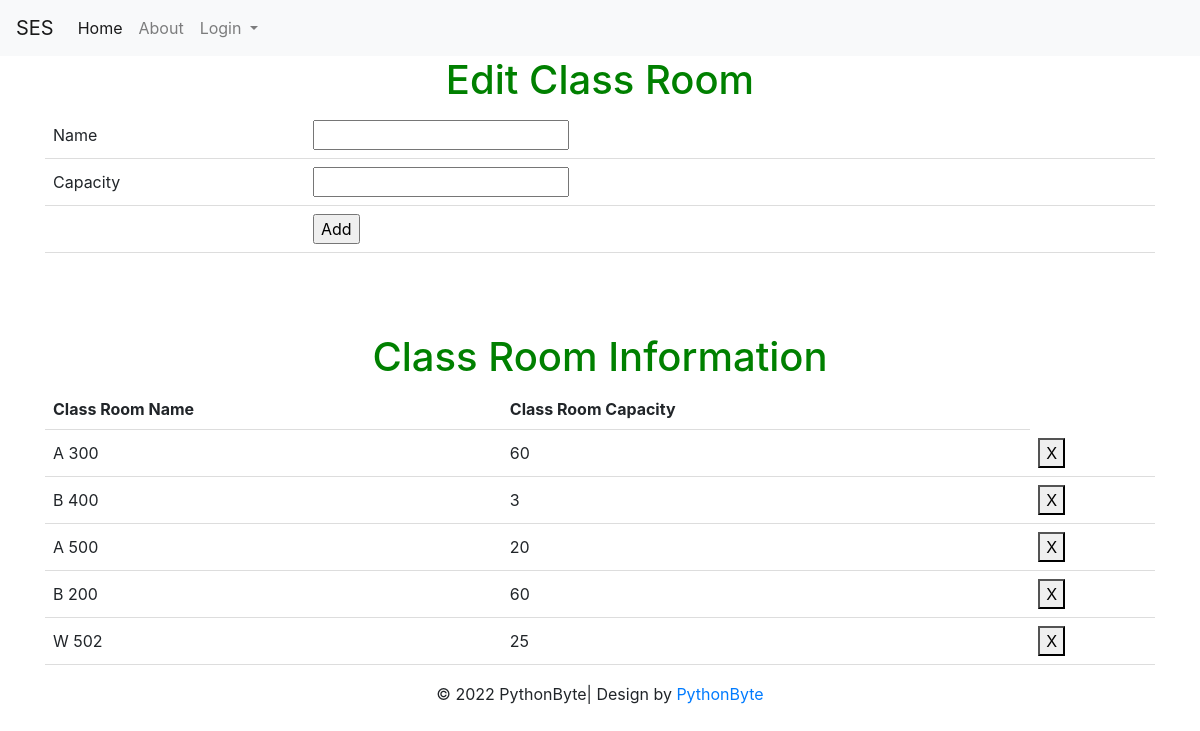
Before: /saverloc with the older database file.
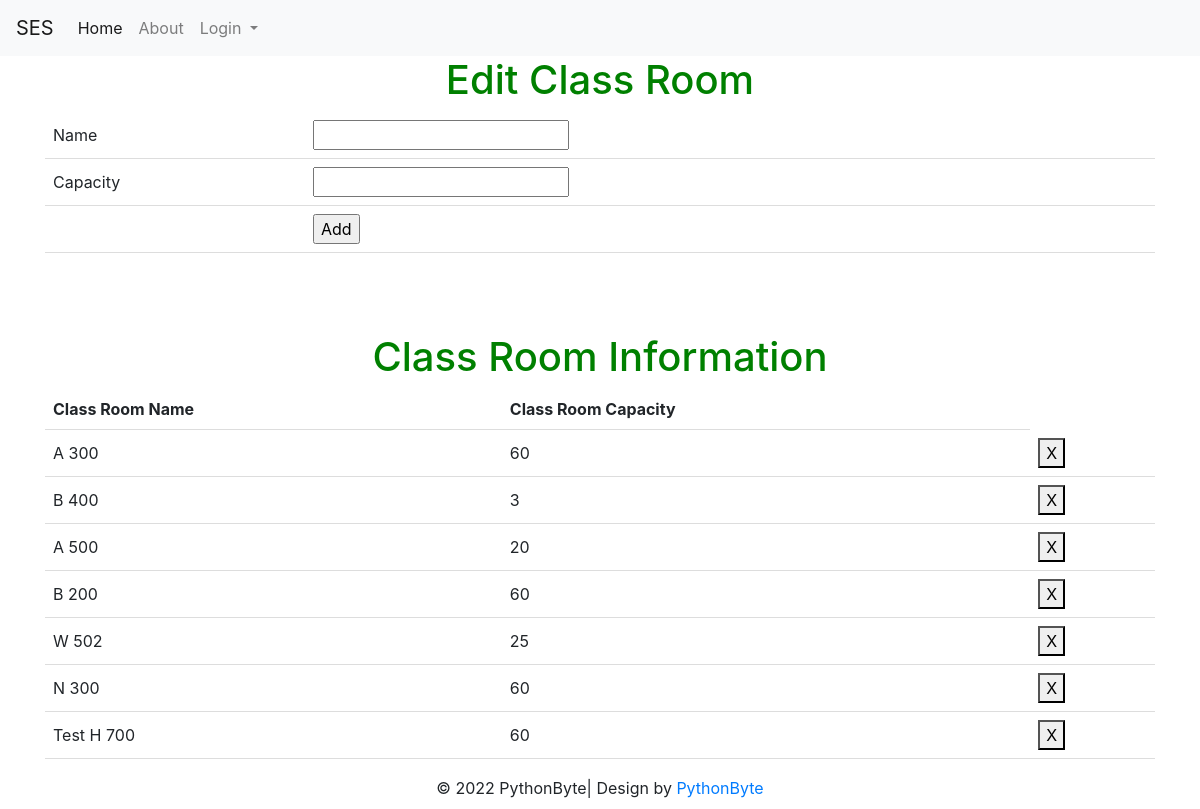
After: the same page with the newer database file.
### tables this page shows
CREATE TABLE loc (loc_id INTEGER PRIMARY KEY UNIQUE, loc_Cap INTEGER, loc_name CHAR CONSTRAINT loc_id UNIQUE ON CONFLICT IGNORE);

### auth.py (the view, shortened to what this page needs)
@auth.route("/saverloc",methods = ["POST","GET"])
def saverloc():
    if request.method=='GET':
        con = sqlite3.connect("instance/db.sqlite")
        cur = con.cursor()
        cur.execute("SELECT * FROM loc")
        data6 = cur.fetchall()
        return render_template('add_loc.html',data6=data6)
    return render_template("add_loc.html",data6=data6)

### templates/add_Loc.html (shortened to what this page needs)
{% extends "base.html" %}
{% block content %}
<h1>Edit Class Room</h1>
 <form action = "/saverloc" method="post">
 <table>
  <tr><td>Name</td><td><input type="text" name="name_loc" required ></td></tr>
  <tr><td>Capacity</td><td><input type="number" name="cap" required></td></tr>
  <tr><td></td><td><input type="submit" value="Add"></td></tr>
</form>
  <form action = "/del_loc" method="post">
 <br> <h1>{{msg}}</h1><br><br>
 <h1>Class Room Information</h1>
 <table id="table_to_highlight" style="width:100%">
    <thead>
      <tr>
        <th>Class Room Name</th>
        <th>Class Room Capacity</th>
      </tr>
      </thead>
      <tbody>
       {% for row in data6 %}
              <tr>
                  <td>{{row[2]}}</td>
                  <td>{{row[1]}}</td>
                  <td><button class="bi bi-plus" type="submit" value="{{ row[0] }}" name="locid">X</button></td>
              </tr>
          {% endfor %}
      </tbody>
  </table>
 </form>
{% endblock %}

Changed rows visible on the page:
added loc: loc_name "N 300", loc_Cap "60", {{ row[0] }} 9 (drawn)
added loc: loc_name "Test H 700", loc_Cap "60", {{ row[0] }} 11 (drawn)
